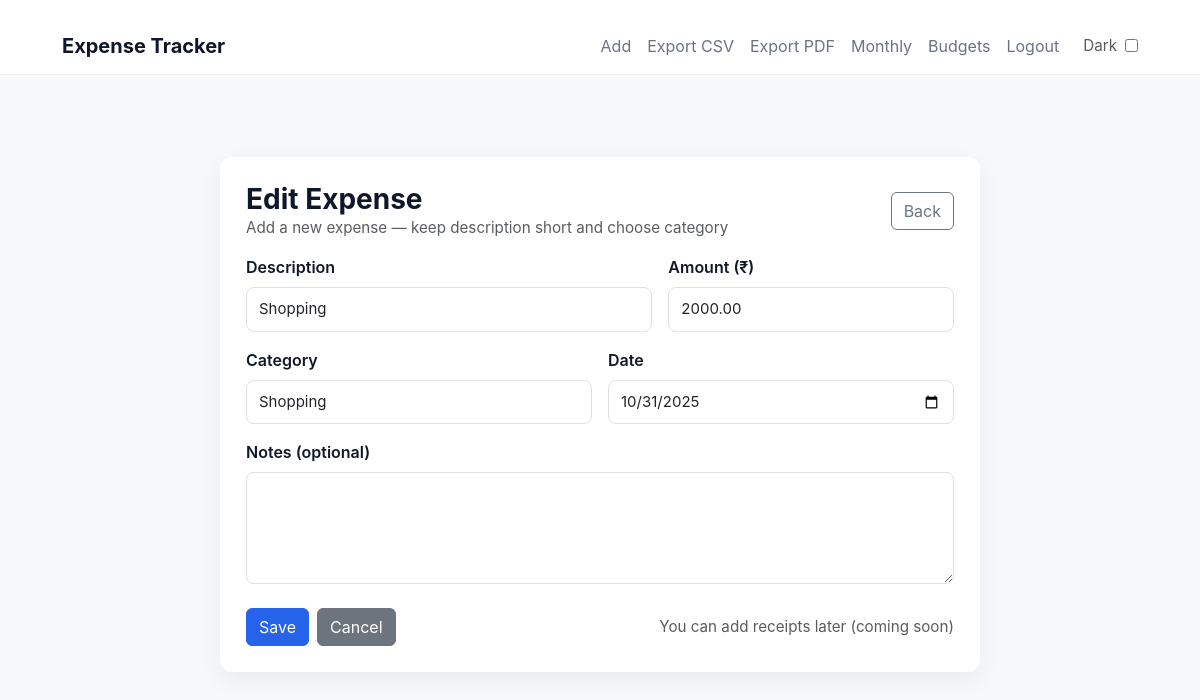
/edit/5/ (signed in), run on the app's committed database.
### expenses/models.py (models this page shows, shortened)
class Expense(models.Model):
    user = models.ForeignKey(User, on_delete=models.CASCADE, related_name="expenses")
    description = models.CharField(max_length=255)
    amount = models.DecimalField(max_digits=10, decimal_places=2)
    category = models.CharField(max_length=50, choices=CATEGORY_CHOICES, default="Other")
    date = models.DateField()
    notes = models.TextField(blank=True, null=True)
    created_at = models.DateTimeField(auto_now_add=True)
    class Meta:
        ordering = ["-date", "-created_at"]

### expenses/views.py (the view)
# urls.py: path("edit/<int:pk>/", views.edit_expense, name="edit"),
@login_required
def edit_expense(request, pk):
    exp = get_object_or_404(Expense, pk=pk, user=request.user)
    if request.method == "POST":
        form = ExpenseForm(request.POST, instance=exp, user=request.user)
        if form.is_valid():
            e = form.save(commit=False)
            if e.category == "Other" or not e.category:
                e.category = predict_category(e.description)
            e.save()
            return redirect("expenses:dashboard")
    else:
        form = ExpenseForm(instance=exp, user=request.user)
    return render(request, "expenses/expense_form.html", {"form": form, "title": "Edit Expense"})

### templates/expenses/expense_form.html (shortened to what this page needs)
{% extends "expenses/base.html" %}
{% block content %}
<div style="min-height:75vh; display:flex; align-items:center; justify-content:center; padding:40px 16px;">
  <div style="width:100%; max-width:760px;">
    <div class="card-exp" style="padding:26px;">
      <div class="d-flex justify-content-between align-items-center mb-3">
        <div>
          <h3 style="margin:0;">{{ title }}</h3>
          <div class="small text-muted">Add a new expense — keep description short and choose category</div>
        </div>
        <div class="text-end">
          <a class="btn btn-outline-secondary" href="{% url 'expenses:dashboard' %}">Back</a>
        </div>
      </div>
      <form method="post" novalidate>
        <div class="row gx-3">
          <div class="col-md-7 mb-3">
            <label class="form-label">Description</label>
            {{ form.description }}
          </div>
          <div class="col-md-5 mb-3">
            <label class="form-label">Amount (₹)</label>
            <div style="display:flex; gap:8px; align-items:center;">
              {{ form.amount }}
            </div>
          </div>
          <div class="col-md-6 mb-3">
            <label class="form-label">Category</label>
            {{ form.category }}
          </div>
          <div class="col-md-6 mb-3">
            <label class="form-label">Date</label>
            {{ form.date }}
          </div>
          <div class="col-12 mb-3">
            <label class="form-label">Notes (optional)</label>
            {{ form.notes }}
          </div>
        </div>
        <div class="d-flex gap-2 mt-2">
          <button type="submit" class="btn btn-primary">Save</button>
          <a href="{% url 'expenses:dashboard' %}" class="btn btn-secondary">Cancel</a>
          <div style="margin-left:auto" class="small text-muted align-self-center">You can add receipts later (coming soon)</div>
        </div>
      </form>
    </div>
  </div>
</div>
{% endblock %}

### static/expenses/styles.css (style rules this page uses)
:root { --bg: #f5f7fa; --card-bg: #ffffff; --text: #111; --text-muted: #777; --accent: #3b82f6; --border: #e5e7eb; }
* { box-sizing:border-box }
body { margin:0; background:var(--bg); font-family: Inter, system-ui, -apple-system, "Segoe UI", Roboto, "Helvetica Neue", Arial; color:#0f172a; -webkit-font-smoothing:antialiased; -moz-osx-font-smoothing:grayscale; line-height:1.5; }
.card-exp { background: var(--card); border-radius: var(--radius); padding: 14px; box-shadow: var(--shadow); margin-bottom: 14px; }
.btn-primary { background: var(--accent); border-color: var(--accent); }
.form-control { min-width: 160px; border-radius:8px; }
form .form-control { padding: 8px 10px; }
h3 { font-weight:700; margin-bottom:1rem; }
.text-muted { color: var(--muted); font-size:0.95rem; }
.small { font-size:0.92rem; color:var(--muted); }
:root { --bg: #f6f8fa; --card: #ffffff; --muted: #6b7280; --accent: #2563eb; --danger: #ef4444; --shadow: 0 8px 24px rgba(15,23,42,0.06); --radius: 12px; --text: #0f172a; }
body { margin:0; background:var(--bg); font-family: Inter, system-ui, -apple-system, "Segoe UI", Roboto, "Helvetica Neue", Arial; color:var(--text); -webkit-font-smoothing:antialiased; -moz-osx-font-smoothing:grayscale; line-height:1.5; }
.card-exp .form-control { padding:10px 12px; font-size:15px; }
.card-exp .form-label { font-weight:600; color:var(--text); }

### data on the page
Expense: description "Shopping", amount "2000.00", category "Shopping", date "10/31/2025"

### other printed values
{{ title }} "Edit Expense"
